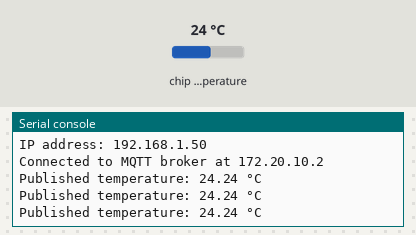
A program run on a simulated Raspberry Pi Pico running MicroPython. On the bench: the last lines printed to the serial console. The inputs (shaded band) are chosen by the test bench; at power-on: chip temperature 24 °C. WiFi joins after 1.5 s; no MQTT or app messages arrive unless stated.

Above: at 3.3 s.
3.4 s: chip temperature set to 1 °C
At 4.1 s:
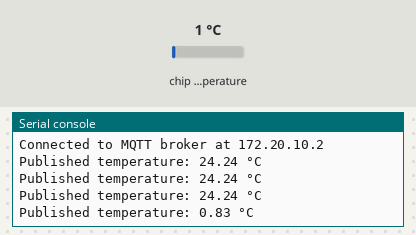
4.9 s: chip temperature set to 11 °C
At 5.6 s:
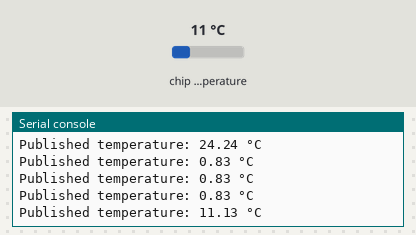
Timing chart, 0 to 7.9 s (numbered marks = the images above; inputs shaded):
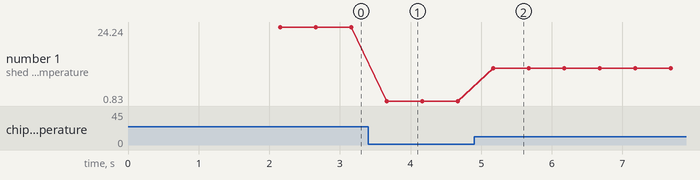

The program:

publisher.py
```python
import time
from network import WLAN
from machine import ADC
from umqtt.robust import MQTTClient

# =========================
# WiFi credentials
# =========================
SSID = "Moes iPhone"
PASSWORD = "moe2drizzy"

# =========================
# MQTT configuration
# =========================
MQTT_BROKER = "172.20.10.2"   # Raspberry Pi IP
MQTT_PORT = 1883
TOPIC = "temp/pico"
CLIENT_ID = b"pico_publisher"

# =========================
# WiFi connection
# =========================
def connect_wifi():
    wifi = WLAN(WLAN.IF_STA)
    wifi.active(True)
    wifi.connect(SSID, PASSWORD)

    print("Connecting to WiFi...")
    timeout = 15  # seconds

    while timeout > 0:
        if wifi.status() == 3:  # connected
            break
        time.sleep(1)
        timeout -= 1

    if wifi.status() != 3:
        raise Exception("WiFi failed to connect")

    print("Connected to WiFi")
    print("IP address:", wifi.ifconfig()[0])
    return wifi

# =========================
# MQTT connection
# =========================
def connect_mqtt():
    client = MQTTClient(
        client_id=CLIENT_ID,
        server=MQTT_BROKER,
        port=MQTT_PORT,
        keepalive=60,
    )

    client.connect()
    print("Connected to MQTT broker at", MQTT_BROKER)
    return client

# =========================
# Temperature reading
# =========================
def read_temperature(sensor):
    voltage = sensor.read_u16() * (3.3 / 65535)
    temperature = 27 - (voltage - 0.706) / 0.001721
    return temperature

# =========================
# Main program
# =========================
def main():
    temp_sensor = ADC(4)

    connect_wifi()
    mqtt = connect_mqtt()

    while True:
        temp = read_temperature(temp_sensor)
        mqtt.publish(TOPIC, f"{temp:.2f}".encode())
        print(f"Published temperature: {temp:.2f} °C")
        time.sleep(0.5)

# =========================
# Run
# =========================
if __name__ == "__main__":
    main()
```

Measured:
- after the input at 3.4 s, the serial console: prints a new line after 0.26 s (image 1)
- after the input at 4.9 s, the serial console: prints a new line after 0.27 s (image 2)
- plotted number 1: 24.24 → 0.83 after the input at 3.4 s, 0.83 → 11.13 after the input at 4.9 s
